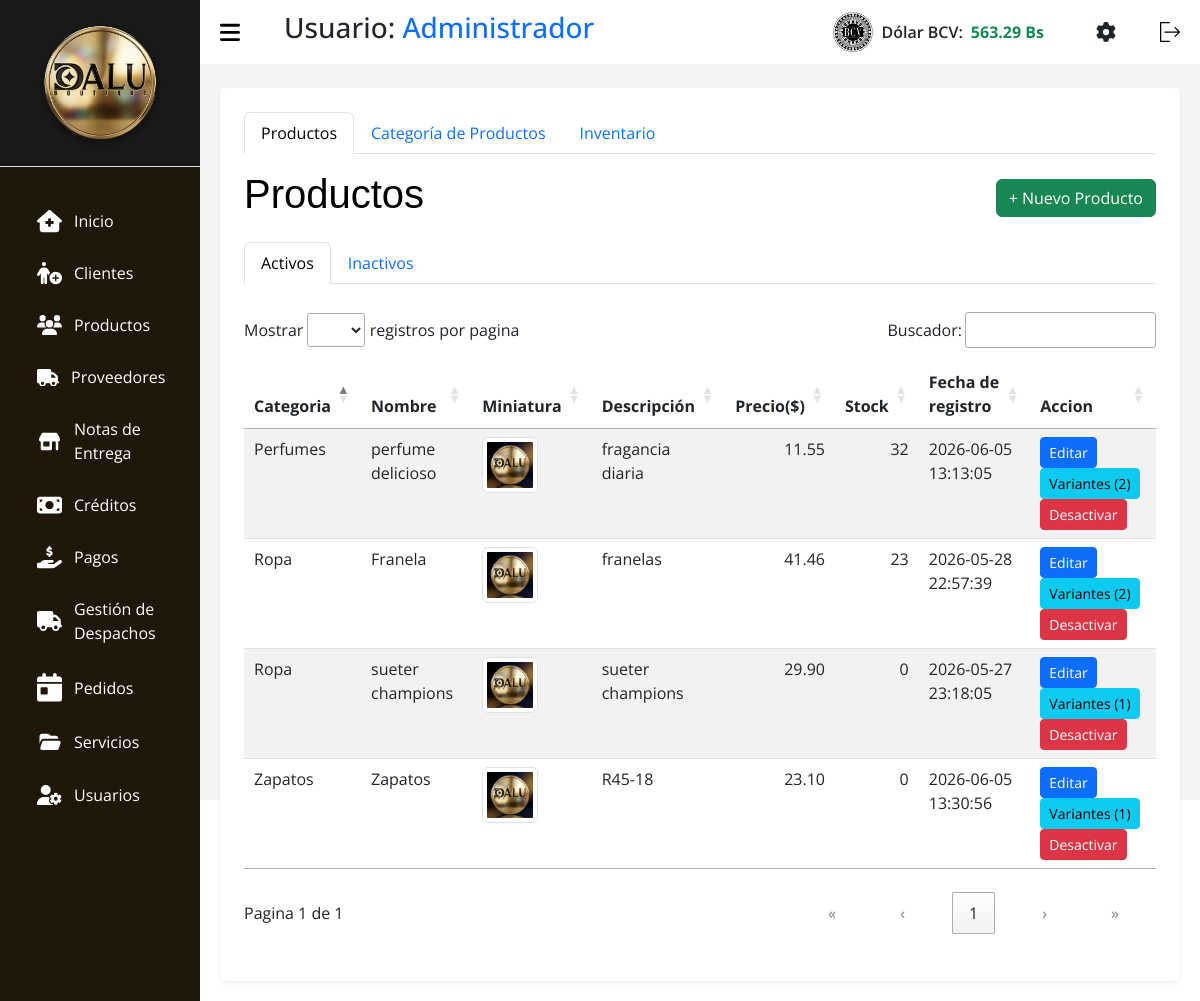
/index.php?c=Productos (signed in), run on the app's committed database.
### tables this page shows
CREATE TABLE `tasa` (
  `id` int(11) NOT NULL,
  `nombre` varchar(50) NOT NULL,
  `valor` decimal(10,2) NOT NULL,
  `fecha_actualizacion` datetime NOT NULL DEFAULT current_timestamp()
);

CREATE TABLE `productos` (
  `id` int(11) NOT NULL,
  `id_categoria` int(11) NOT NULL,
  `nombre` varchar(150) NOT NULL,
  `descripcion` text DEFAULT NULL,
  `precio_compra` decimal(10,2) NOT NULL DEFAULT 0.00,
  `precio_venta` decimal(10,2) NOT NULL,
  `precio_oferta` decimal(10,2) DEFAULT NULL,
  `stock_minimo` int(11) DEFAULT 3,
  `marca` varchar(50) DEFAULT NULL,
  `imagen_principal` varchar(255) DEFAULT NULL,
  `activo` tinyint(1) DEFAULT 1,
  `ventas_totales` int(11) DEFAULT 0,
  `fecha_registro` timestamp NOT NULL DEFAULT current_timestamp()
);

CREATE TABLE `categorias` (
  `id` int(11) NOT NULL,
  `nombre` varchar(100) NOT NULL,
  `descripcion` text DEFAULT NULL,
  `fecha_registro` timestamp NOT NULL DEFAULT current_timestamp(),
  `activo` tinyint(1) NOT NULL DEFAULT 1
);

### src/Models/Tasa.php (called while the page is built, shortened)
<?php
class Tasa extends Conexion {
    public function getLatest($nombre = 'BCV') {
        try {
            $stmt = $this->prepare("SELECT * FROM tasa WHERE nombre = :nombre ORDER BY id DESC LIMIT 1");
            $stmt->bindParam(':nombre', $nombre, PDO::PARAM_STR);
            $stmt->execute();
            return $stmt->fetch(PDO::FETCH_ASSOC);
        } catch (PDOException $e) {
            return false;
        }
    }
}

### src/Models/Productos.php (called while the page is built, shortened)
<?php
class Productos extends Conexion {
    public function search() {
        $sql = "SELECT p.*, c.nombre AS categoria_nombre, (SELECT COUNT(*) FROM producto_variantes WHERE id_producto = p.id AND activo = 1) as total_variantes, (SELECT COALESCE(SUM(v.stock), 0) FROM producto_variantes v WHERE v.id_producto = p.id AND v.activo = 1) AS stock_total FROM productos p
                JOIN categorias c ON p.id_categoria = c.id
                WHERE p.activo = 1
                ORDER BY p.fecha_registro DESC";
        $stmt = $this->prepare($sql);
        $stmt->execute();
        return $stmt->fetchAll(PDO::FETCH_ASSOC);
    }
}

### src/Views/V_Productos.php (the view, shortened to what this page needs)
<!DOCTYPE html>
<html lang="es">
<head>
    <link rel="stylesheet" href="assets/css/css.css">
    <link rel="stylesheet" href="assets/css/tabla.css">
    <link rel="stylesheet" href="assets/css/header.css">
    <link rel="stylesheet" href="assets/bootstrap.min.css">
    <link rel="stylesheet" href="assets/DataTablet/datatables.css">
    <link rel="stylesheet" href="assets/css/libs/select2.min.css">
    <link rel="stylesheet" href="assets/css/libs/select2-bootstrap-5-theme.min.css">
</head>
<body>
    <?php require_once __DIR__ . "/../Views/layout/header.php"; ?>
    <main>
        <div class="container bg-white p-4 rounded shadow-sm">
            <ul class="nav nav-tabs mb-3" id="mainTabs" role="tablist">
                <li class="nav-item">
                    <button class="nav-link active" id="tab-productos" data-bs-toggle="tab" data-bs-target="#productos"
                        type="button">Productos</button>
                </li>
                <li class="nav-item">
                    <button class="nav-link" id="tab-categorias" data-bs-toggle="tab" data-bs-target="#categorias"
                        type="button">Categoría de Productos</button>
                </li>
                <li class="nav-item">
                    <button class="nav-link" id="tab-inventario" data-bs-toggle="tab" data-bs-target="#inventario"
                        type="button">Inventario</button>
                </li>
            </ul>
            <div class="tab-content">
                <div class="tab-pane fade show active" id="productos">
                    <div class="d-flex justify-content-between align-items-center mb-3">
                        <h1 class="titulo text-black">Productos</h1>
                        <button class="btn btn-success" data-bs-toggle="modal" data-bs-target="#modalAgregar">+ Nuevo
                        Producto</button>
                    </div>
                    <ul class="nav nav-tabs mb-3" id="productoTabs" role="tablist">
                        <li class="nav-item">
                            <button class="nav-link active" id="activos-tab" data-bs-toggle="tab" data-bs-target="#activos"
                                type="button">Activos</button>
                        </li>
                        <li class="nav-item">
                            <button class="nav-link" id="inactivos-tab" data-bs-toggle="tab" data-bs-target="#inactivos"
                                type="button">Inactivos</button>
                        </li>
                    </ul>
                    <div class="tab-content">
                        <div class="tab-pane fade show active" id="activos">
                            <div class="table-responsive">
                                <table id="tablaActivos" class="table-DT table table-striped">
                                    <thead>
                                        <tr>
                                            <th scope="col">Categoria</th>
                                            <th scope="col">Nombre</th>
                                            <th scope="col">Miniatura</th>
                                            <th scope="col">Descripción</th>
                                            <th scope="col">Precio($)</th>
                                            <th scope="col">Stock</th>
                                            <th scope="col">Fecha de registro</th>
                                            <th scope="col">Accion</th>
                                        </tr>
                                    </thead>
                                    <tbody>
                                        <?php foreach ($productos as $p): ?>
                                        <tr>
                                            <td><?php echo $p['categoria_nombre'] ?? $p['categoria']; ?></td>
                                            <td><?php echo $p['nombre']; ?></td>
                                            <td>
                                                <?php $thumb = !empty($p['imagen_principal']) ? $p['imagen_principal'] : 'assets/img/products/default.jpeg'; ?>
                                                <img src="<?= htmlspecialchars($thumb) ?>" alt="miniatura" class="img-thumbnail product-thumb" style="width:56px;height:56px;object-fit:cover;cursor:pointer;" data-src="<?= htmlspecialchars($thumb) ?>" />
                                            </td>
                                            <td><?php echo $p['descripcion']; ?></td>
                                            <td><?php echo $p['precio_venta'] ?? $p['precio']; ?></td>
                                            <td><?php echo $p['stock_total'] ?? ($p['stock_total'] ?? 0); ?></td>
                                            <td><?php echo $p['fecha_registro']; ?></td>
                                            <td>
                                                <button class="btn btn-sm btn-primary" data-bs-toggle="modal"
                                                    data-bs-target="#modalEditar<?= $p['id'] ?>">Editar</button>
                                                <button type="button" class="btn btn-sm btn-info view-variants-btn" data-id="<?= $p['id'] ?>">Variantes (<?= $p['total_variantes'] ?? 0 ?>)</button>
                                                <button type="button" class="btn btn-sm btn-danger" data-bs-toggle="modal"
                                                    data-bs-target="#modalConfirmarEliminar<?= $p['id'] ?>">Desactivar</button>
                                            </td>
                                        </tr>
                                        <?php endforeach; ?>
                                    </tbody>
                                </table>
                            </div>
                        </div>
                    </div>
                </div>
            </div>
        </div>
    </main>
    </body>
    </html>

### src/Views/layout/header.php (shortened to what this page needs)
<?php
$tasaModel_header = new Tasa();
$tasaActual_header = $tasaModel_header->getLatest();
$tasaValor = $tasaActual_header ? number_format((float)$tasaActual_header['valor'], 2) : '0.00';
?>
<section id="sidebar">
  <div class="sidebar-heading border-bottom p-3" style="background-color: #1a1a1a; text-align: center;">
    <img src="assets/img/dalulisto.png" style="max-width: 80%; height: auto; filter: drop-shadow(0px 2px 4px rgba(0,0,0,0.5));" alt="Logo Dalu">
  </div>
  <ul class="side-menu">
    <li class="nav-item m-1 fs-6">
      <a class="nav-link active" aria-current="page" href="?c=Home">
        Inicio</a>
    </li>
    <li class="nav-item m-1 fs-6">
      <a class="nav-link" href="?c=Clientes">
        Clientes
      </a>
    </li>
    <li class="nav-item m-1 fs-6">
      <a class="nav-link" href="?c=Productos">
        Productos
      </a>
    </li>
    <li class="nav-item m-1 fs-6">
      <a class="nav-link" href="?c=Proveedores">
        Proveedores
      </a>
    </li>
    <li class="nav-item m-1 fs-6">
      <a class="nav-link" href="?c=Notas">
        Notas de
        <br>
        Entrega
      </a>
    </li>
    <li class="nav-item m-1 fs-6">
      <a class="nav-link" href="?c=Creditos">
        Créditos
      </a>
    </li>
    <li class="nav-item m-1 fs-6">
      <a class="nav-link" href="?c=Pagos">
        Pagos
      </a>
    <li class="nav-item m-1 fs-6">
      <a class="nav-link" href="?c=Despacho">
          Gestión de
          <br>
          Despachos
      </a>
    </li>
    <li class="nav-item m-1 fs-6">
      <a class="nav-link" href="?c=Pedidos">
        Pedidos
      </a>
    </li>
    <li class="nav-item m-1 fs-6">
      <a class="nav-link" href="?c=Servicios">
        Servicios
      </a>
    </li>
    <li class="nav-item  m-1 fs-6">
      <a class="nav-link" href="?c=Usuarios">
        Usuarios
      </a>
    </li>
  </ul>
</section>
<section id="content">
  <nav>
    <h3 class="ms-3">Usuario: <span class="text-primary"><?= htmlspecialchars($_SESSION['nombre']) ?></span></h3>
    <div class="d-flex align-items-center ms-auto me-4" id="bcvDiv" style="cursor:pointer;" data-bs-toggle="modal" data-bs-target="#modalTasa">
        <img class="img-bcv me-2" src="assets/img/bcv2.png" alt="BCV" width="40">
        <span class="text-dark fw-semibold me-2">Dólar BCV:</span>
        <span class="text-success fw-bold" id="Dolar_bcv"><?= htmlspecialchars($tasaValor) ?> Bs</span>
    </div>
    <a href="?c=Ajustes" class="me-3 text-dark" title="Ajustes y Configuración">
    </a>
    <form action="index.php?c=login&a=Logout" method="POST">
      <button type="submit" style="background: none; border: none; cursor: pointer;">
      </button>
    </form>
  </nav>

### assets/css/css.css (style rules this page uses)
* { margin: 0; padding: 0; text-decoration: none; box-sizing: border-box; font-family: 'Segoe UI', Tahoma, Geneva, Verdana, sans-serif; }
body { font-family: Arial, Helvetica, sans-serif; height: 100vh; display: flex; flex-wrap: nowrap; background: #9794942c; }
main { width: 100%; padding: 24px 20px 20px 20px; }

### assets/css/tabla.css (style rules this page uses)
.titulo { color: #0508c7; font-family: Impact, Haettenschweiler, 'Arial Narrow Bold', sans-serif; }
.table { border-radius: 10px; }

### assets/css/header.css (style rules this page uses)
* { font-family: 'Open Sans', sans-serif; margin: 0; padding: 0; box-sizing: border-box; }
:root { --grey: #F1F0F6; --dark-grey: #2610a1be; --light: #fff; --dark: #000; --green: #81D43A; --light-green: #E3FFCB; --blue: #1775F1; --light-blue: #D0E4FF; --dark-blue: #0C5FCD; --red: #FC3B56; }
li { list-style: none; }
#sidebar { position: fixed; max-width: 200px; width: 100%; background: var(--light); top: 0; left: 0; height: 100%; overflow-y: auto; scrollbar-width: none; transition: all .3s ease; background-color: #1f1709; z-index: 200; }
#sidebar .icon { min-width: 22px; display: flex; justify-content: center; align-items: center; margin-right: 12px; }
#sidebar .side-menu { margin: 30px 0; padding: 0 18px; transition: all .3s ease; }
#sidebar .side-menu a { display: flex; align-items: center; font-size: 16px; color: var(--light); padding: 12px 16px 12px 0; border-radius: 20px; margin: 4px 0; white-space: nowrap; }
#content { position: relative; width: calc(100% - 200px); left: 200px; transition: all .3s ease; background-color: #49494a0f; }
nav { background: var(--light); height: 64px; padding: 0 20px; display: flex; align-items: center; grid-gap: 28px; position: sticky; top: 0; left: 0; z-index: 100; justify-content: space-between; }
nav .toggle-sidebar { font-size: 18px; cursor: pointer; }
svg { width: 20px; cursor: pointer; }
.icon { margin-left: 15px; align-items: baseline; width: 25px; transition: 1.3s; }

### assets/DataTablet/datatables.css (style rules this page uses)
:root { --dt-row-selected: 13, 110, 253; --dt-row-selected-text: 255, 255, 255; --dt-row-selected-link: 9, 10, 11; --dt-row-stripe: 0, 0, 0; --dt-row-hover: 0, 0, 0; --dt-column-ordering: 0, 0, 0; --dt-html-background: white; }
table.dataTable thead > tr > th.dt-orderable-asc, table.dataTable thead > tr > th.dt-orderable-desc, table.dataTable thead > tr > th.dt-ordering-asc, table.dataTable thead > tr > th.dt-ordering-desc, table.dataTable thead > tr > td.dt-orderable-asc, table.dataTable thead > tr > td.dt-orderable-desc, table.dataTable thead > tr > td.dt-ordering-asc, table.dataTable thead > tr > td.dt-ordering-desc { position: relative; padding-right: 30px; }
table.dataTable thead > tr > th.dt-orderable-asc, table.dataTable thead > tr > th.dt-orderable-desc, table.dataTable thead > tr > td.dt-orderable-asc, table.dataTable thead > tr > td.dt-orderable-desc { cursor: pointer; }
table.dataTable th, table.dataTable td { box-sizing: border-box; }
table.dataTable th.dt-type-numeric, table.dataTable th.dt-type-date, table.dataTable td.dt-type-numeric, table.dataTable td.dt-type-date { text-align: right; }
table.dataTable thead th, table.dataTable thead td, table.dataTable tfoot th, table.dataTable tfoot td { text-align: left; }
table.dataTable { width: 100%; margin: 0 auto; border-spacing: 0; }
table.dataTable thead th, table.dataTable tfoot th { font-weight: bold; }
table.dataTable > thead > tr > th, table.dataTable > thead > tr > td { padding: 10px; border-bottom: 1px solid rgba(0, 0, 0, 0.3); }
table.dataTable > tbody > tr { background-color: transparent; }
table.dataTable > tbody > tr:first-child > * { border-top: none; }
table.dataTable > tbody > tr:last-child > * { border-bottom: none; }
table.dataTable > tbody > tr > th, table.dataTable > tbody > tr > td { padding: 8px 10px; }
div.dt-container div.dt-layout-full > *:only-child { margin-left: auto; margin-right: auto; }
div.dt-container.dt-empty-footer tbody > tr:last-child > * { border-bottom: 1px solid rgba(0, 0, 0, 0.3); }

### data on the page
tasa: valor "563.29"
productos: id_categoria.nombre "Zapatos", nombre "Zapatos", descripcion "R45-18", precio_venta "23.10", stock_total "0", fecha_registro "2026-06-05 13:30:56", total_variantes "1"
productos: id_categoria.nombre "Perfumes", nombre "perfume delicioso", descripcion "fragancia diaria", precio_venta "11.55", stock_total "32", fecha_registro "2026-06-05 13:13:05", total_variantes "2"
productos: id_categoria.nombre "Ropa", nombre "Franela", descripcion "franelas", precio_venta "41.46", stock_total "23", fecha_registro "2026-05-28 22:57:39", total_variantes "2"
productos: id_categoria.nombre "Ropa", nombre "sueter champions", descripcion "sueter champions", precio_venta "29.90", stock_total "0", fecha_registro "2026-05-27 23:18:05", total_variantes "1"

### other printed values
$_SESSION['nombre'] "Administrador"
